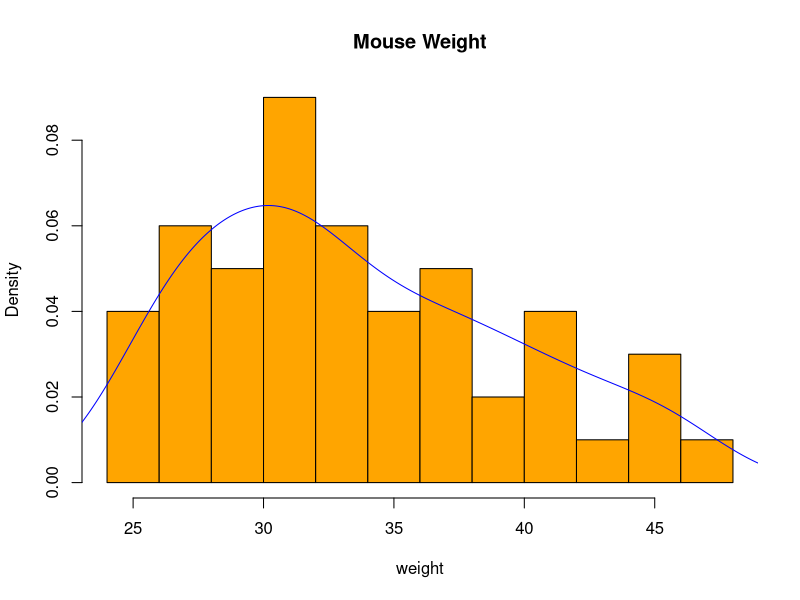
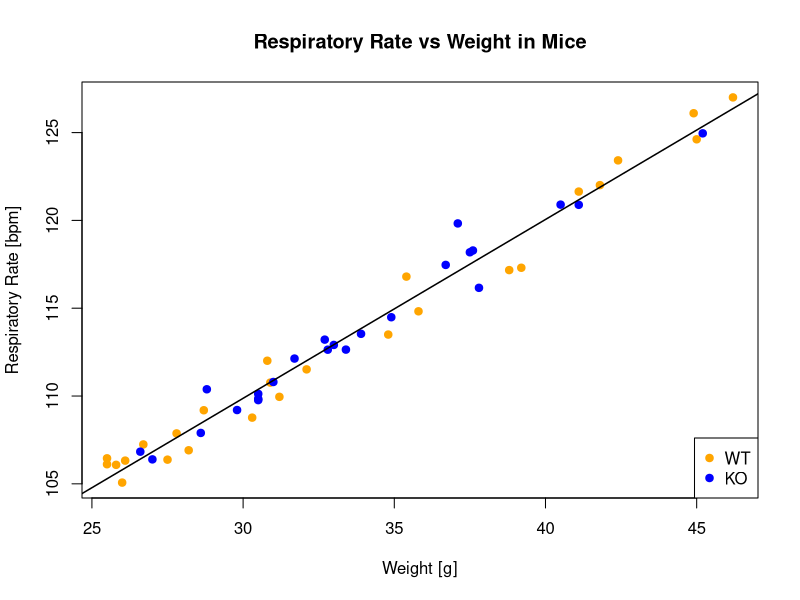
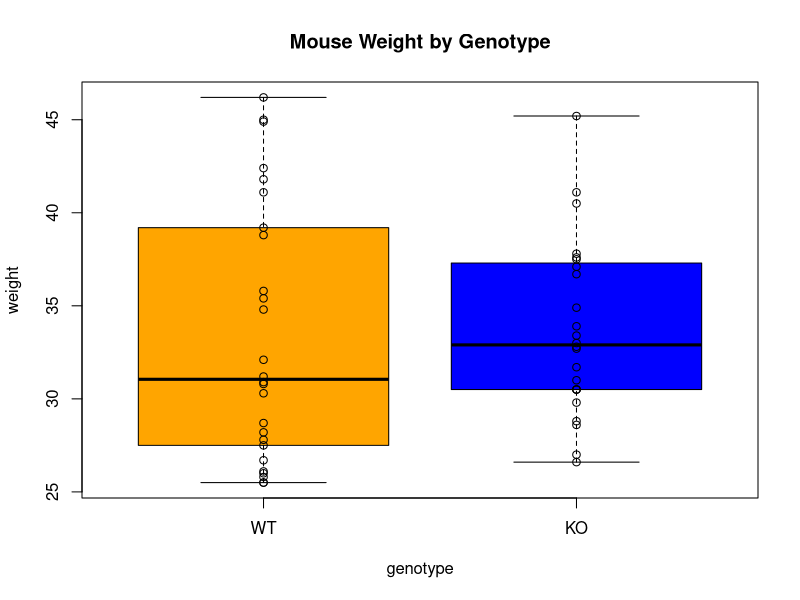
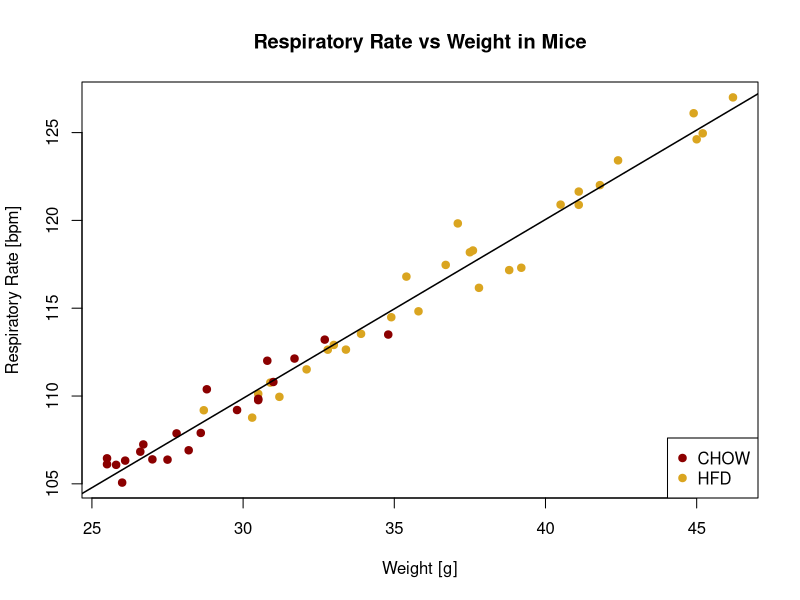
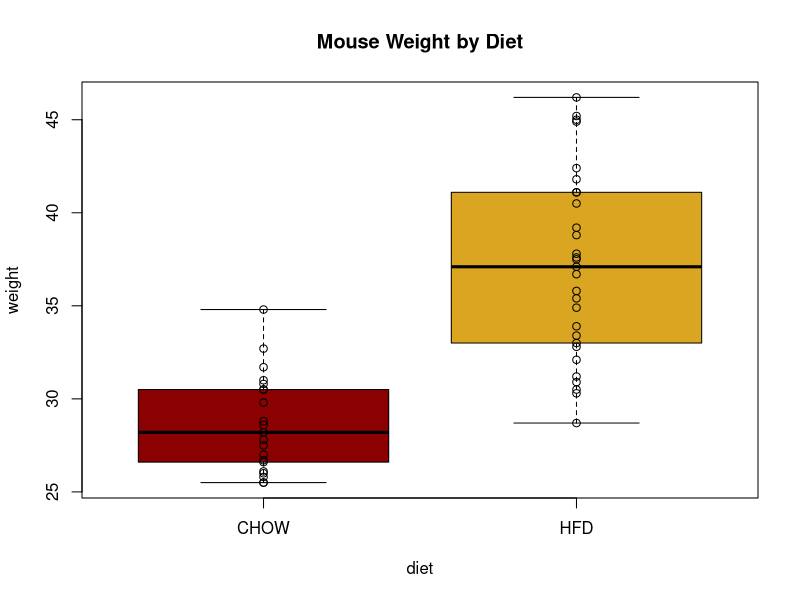

Here is the R script that generated these plots, in order:
# First Steps in R, Practice 7

# Import the mouse data from the file mice_data_mod.csv. 
#


# 1) Check your data frame: did it load correctly? Make sure genotype and diet are factor variables.

getwd() # check where you are. If you didn't change anything, you will be in the folder with the .Rproj file (rpoject root)

mice_data <- read.table("course_datasets/mice_data_mod.csv", header=TRUE, sep=",") # define classes for columns

str(mice_data)


# 2) Convert genotype and diet to factor variables
# define the order of factor levels
mice_data$genotype <- factor(mice_data$genotype, levels=c("WT", "KO"))
mice_data$diet <- factor(mice_data$diet, levels=c("CHOW", "HFD"))

#

# 3) Plot an histogram of mouse weight and customize it with colours, labels, title and represent the density line on top.
hist(mice_data$weight,
     freq=FALSE, breaks=8,
     main="Mouse Weight",
     col="orange" ,
     xlab="weight")
lines(density(mice_data$weight), col='blue')
# Note: freq=FALSE makes the histogram density based, which makes it scale well with the density line


# 4) Make a scatter plot of respiratory rate against mouse weights using the function plot().
#    Function arguments:
#     - use solid circles as plotting symbol
#     - add a title
#     - customise the axis labels  (“Weight [g]”, “Respiratory Rate [bpm]”)
#     - colour the points by genotype. 
# Add a legend for the genotype.


plot(mice_data$weight,mice_data$respiratoryRate, 
     pch=19,
     main="Respiratory Rate vs Weight in Mice",
     xlab="Weight [g]", ylab="Respiratory Rate [bpm]",
     col=c("orange", "blue")[mice_data$genotype]
     )

legend("bottomright",
       legend=levels(mice_data$genotype),
       col=c("orange","blue"),
       pch=19)

abline(lm(mice_data$respiratoryRate ~ mice_data$weight),
       col="black", lwd=1.5)

# 5) Make boxplots of weights from WT and KO mice. Customize with title, labels, colors.

boxplot(weight ~ genotype, data= mice_data,
        col=c("orange", "blue"),
        main="Mouse Weight by Genotype"
)
points(weight ~ genotype, data= mice_data)


# 6) Optional: Repeat 4 with diet instead of genotype.


plot(mice_data$weight,mice_data$respiratoryRate, 
     pch=19,
     main="Respiratory Rate vs Weight in Mice",
     xlab="Weight [g]", ylab="Respiratory Rate [bpm]",
     col=c("darkred", "goldenrod")[mice_data$diet]
)

legend("bottomright",
       legend=levels(mice_data$diet),
       col=c("darkred","goldenrod"),
       pch=19)

abline(lm(mice_data$respiratoryRate ~ mice_data$weight),
       col="black", lwd=1.5)

# 7) Optional: Repeat 5 with diet instead of genotype.

boxplot(weight ~ diet, data= mice_data,
        col=c("darkred", "goldenrod"),
        main="Mouse Weight by Diet"
)
points(weight ~ diet, data= mice_data)